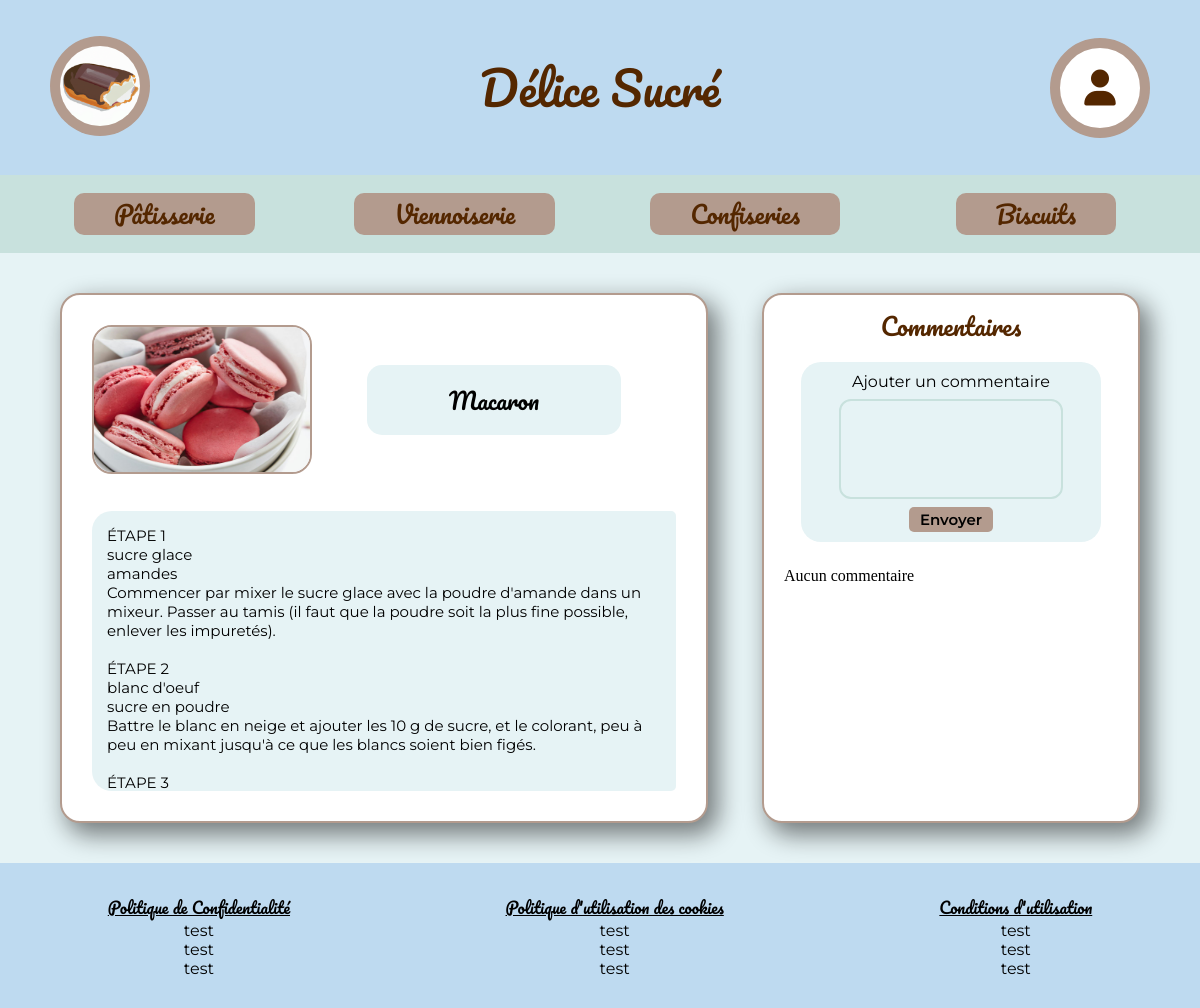
Screenshot of /articlePage.php?id_art=13 with the database file from the repository.
### tables this page shows
CREATE TABLE IF NOT EXISTS `article` (
  `id_art` int UNSIGNED NOT NULL AUTO_INCREMENT,
  `title` varchar(120) NOT NULL,
  `description` varchar(255) NOT NULL,
  `contenu` text NOT NULL,
  `image` mediumblob,
  `date_creation` datetime NOT NULL DEFAULT CURRENT_TIMESTAMP,
  `id_ut` int UNSIGNED NOT NULL,
  PRIMARY KEY (`id_art`),
  KEY `id_ut` (`id_ut`)
);

### articlePage.php (the view, shortened to what this page needs)
<?php
require "./assets/core/header.php";
$id_art = $_GET['id_art'];
$sql = "SELECT title, contenu, image FROM article WHERE id_art=$id_art";
require "./assets/core/config.php";
$query = $pdo->prepare($sql);
$query->execute();
$sql2 = "SELECT u.pseudo, c.message, c.date_creation
FROM utilisateur u
JOIN commentaire c ON u.id_ut = c.id_ut
WHERE c.id_art = $id_art
ORDER BY c.date_creation DESC";
require "./assets/core/config.php";
$coms = $pdo->prepare($sql2);
$coms->execute();
$comments = $coms->fetchAll(PDO::FETCH_ASSOC);
?>
<main class="article-page">
    <?php foreach ($query as $row) : ?>
        <div class="section-left">
            <div class="entete-article">
                <img src="<?= $row['image']; ?>" alt="">
                <div class="title-container">
                    <div class="title-article">
                        <p><?= $row['title']; ?></p>
                    </div>
                </div>
            </div>
            <div class="description-article">
                <p><?= nl2br($row['contenu'], true) ?></p>
            </div>
        </div>
    <?php endforeach ?>
    <div class="section-right">
        <h2>Commentaires</h2>
        <form method="post" action="./ajoutcom.php" class="commentaire">
            <p>Ajouter un commentaire</p>
            <textarea name="message" id="" cols="30" rows="10"></textarea>
            <button>Envoyer</button>
        </form>
        <div class="commentaires">
            <?php
            if (empty($comments)) {
                echo "Aucun commentaire";
            } ?>
        </div>
    </div>
</main>
<?php
require "./assets/core/footer.php";
?>

### assets/css/main.css (style rules this page uses)
:root { --brown: #542700; --lightbrown: #b39b8e; --green: #c8e1dd; --blue: #bedaf0; --lightblue: #e6f3f5; }
* { padding: 0; margin: 0; box-sizing: border-box; list-style: none; }
textarea { resize: none; border: none; outline: none; }
h2 { font-weight: 500; }
body { display: flex; flex-direction: column; flex-grow: 1; width: 100%; }
h2 { display: flex; justify-content: center; align-items: center; color: var(--brown); font-family: "Pacifico", cursive; }
.login, .register, .profil, .article-page, .pf-main, .ea-main, .dashboard { display: flex; justify-content: center; align-items: center; background: var(--lightblue); }
.article-page { display: flex; justify-content: space-between; align-items: center; padding: 40px 60px; }
.section-left { padding: 30px; flex-basis: 60%; display: flex; flex-direction: column; justify-content: space-between; }
.entete-article { display: flex; align-items: center; justify-content: space-between; height: 32%; }
.entete-article img { width: 220px; height: 100%; border: 2px solid var(--lightbrown); border-radius: 20px; }
.title-container { flex-grow: 1; display: flex; justify-content: center; align-items: center; }
.title-article p { font-family: "Pacifico", cursive; font-size: 23px; font-weight: 400; }
.title-article { display: flex; justify-content: center; align-items: center; width: 70%; border-radius: 15px; background: var(--lightblue); min-width: 200px; padding: 15px; }
.description-article { width: 100%; margin: 0 auto; padding: 15px; height: 280px; border-radius: 20px 5px 5px 20px; font-size: 15px; background: var(--lightblue); font-family: "Montserrat", sans-serif; overflow-y: scroll; }
.section-right, .section-left { display: flex; flex-direction: column; box-shadow: 8px 10px 24px 2px rgba(0, 0, 0, 0.49); border: 2px solid var(--lightbrown); height: 530px; border-radius: 20px; background: #fff; }
.section-right { flex-basis: 35%; padding: 10px 20px; gap: 15px; }
.commentaire { width: 90%; margin: 0 auto 10px auto; padding: 10px; background: var(--lightblue); font-family: "Montserrat", sans-serif; border-radius: 20px; display: flex; flex-direction: column; align-items: center; gap: 8px; }
.commentaire textarea { width: 80%; height: 100px; border: 2px solid var(--green); border-radius: 12px; background: var(--lightblue); padding: 10px; }
.commentaire button { width: 30%; background: var(--lightbrown); border: none; height: 25px; border-radius: 5px; font-size: 15px; font-weight: 600; font-family: "Montserrat", sans-serif; cursor: pointer; }
.commentaires { gap: 10px; overflow-y: scroll; }

### rows the page displays
article: image (picture), title "Macaron", contenu "ÉTAPE 1 sucre glace amandes Commencer par mixer le sucre glace avec la poudre d'amande dans un mixeur. Passer au tamis (il faut que la poudre soit la plus fine possible, enlever les impuretés). ÉTAPE 2 blanc d'oeuf sucre en poudre Battre le blanc en neige et ajouter les 10 g de sucre, et le colorant, peu à peu en mixant jusqu'à ce que les blancs soient bien figés. ÉTAPE 3"
